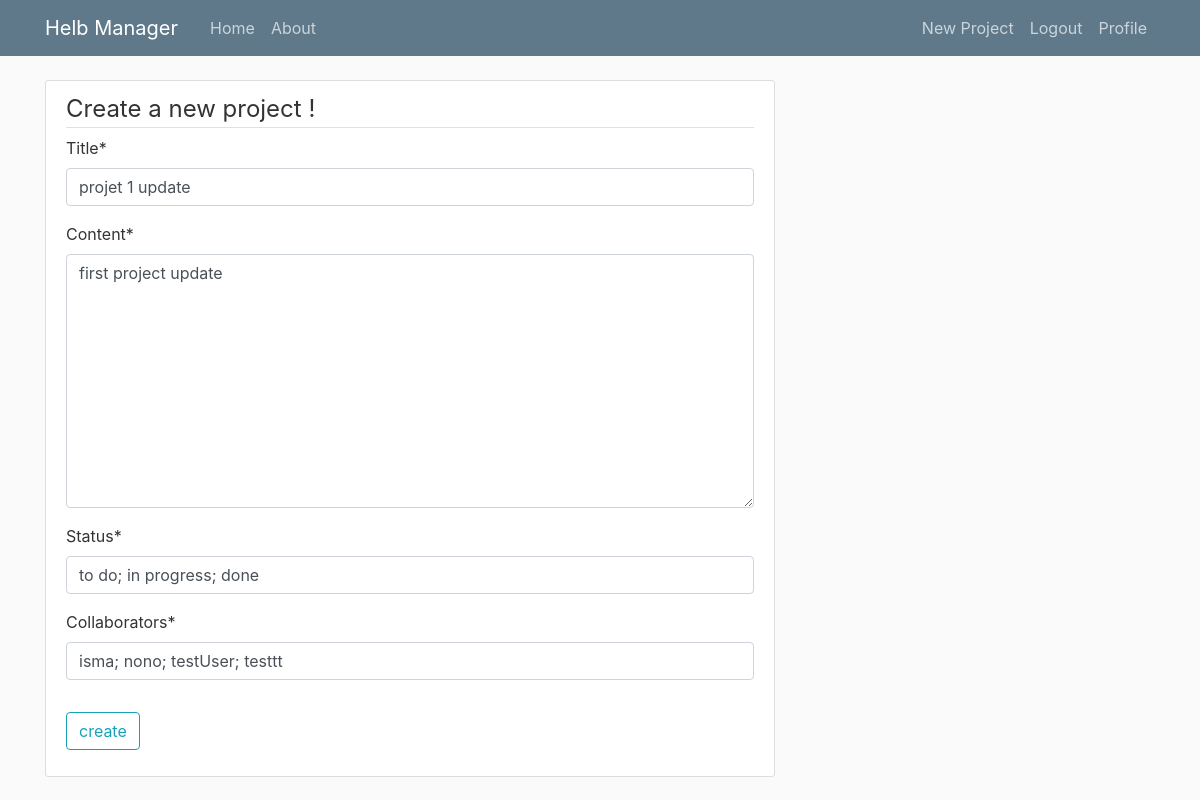
The page /project/1/update/ (signed in) on the database its author committed.
### manager_app/models.py (models this page shows, shortened)
class Project(models.Model): #creation de la table projet dans la bd
    title = models.CharField(max_length=100) #titre de taille limité
    content = models.TextField()
    status = models.CharField(max_length=100)
    collaborators = models.CharField(max_length=100)
    date_posted = models.DateTimeField(default=timezone.now)
    author = models.ForeignKey(User, on_delete=models.CASCADE ) #user par defaut, une entree dans la table users

### manager_app/views.py (the view, shortened to what this page needs)
# urls.py: path('project/<int:pk>/update/', ProjectUpdateView.as_view(), name = 'project-update'),
class ProjectUpdateView(LoginRequiredMixin, UserPassesTestMixin, UpdateView):
    model = Project
    fields = ['title', 'content', 'status', 'collaborators']
    def test_func(self): #peut pas modifier un projet qui n'est pas le sien
        project = self.get_object()
        if self.request.user == project.author:
            return True
        return False

### manager_app/templates/manager_app/project_form.html (shortened to what this page needs)
{% extends "manager_app/base.html" %}
{% load crispy_forms_tags %}
{% block content %}
<div class="content-section">
    <form method="post">
        <fieldset class="form-group">
            <legend class="border-bottom nb-4"> Create a new project !</legend>
            {{ form|crispy }}
        </fieldset>
        <div class="form-group">
            <button class="btn btn-outline-info" type="submit"> create </button>
        </div>
    </form>
</div>
{% endblock content %}

### manager_app/static/manager_app/main.css (style rules this page uses)
body { background: #fafafa; color: #333333; margin-top: 5rem; }
.content-section { background: #ffffff; padding: 10px 20px; border: 1px solid #dddddd; border-radius: 3px; margin-bottom: 20px; }

### rows shown on the page
Project: title "projet 1 update", content "first project update", status "to do; in progress; done", collaborators "isma; nono; testUser; testtt"
